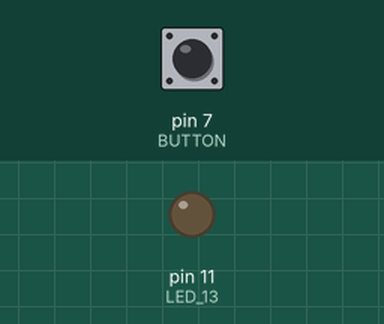
Bench run of a sketch on a simulated Arduino Uno, built with avr-gcc and run on an emulated ATmega328P. Shown: output pins drawn as LEDs (lit = HIGH). Inputs (shaded band) come from the test bench; at power-on: pin 7 (BUTTON) LOW.

Above: at 1.2 s.
1.3 s: pin 7 (BUTTON) pulled HIGH for 0.15 s
At 2.37 s:
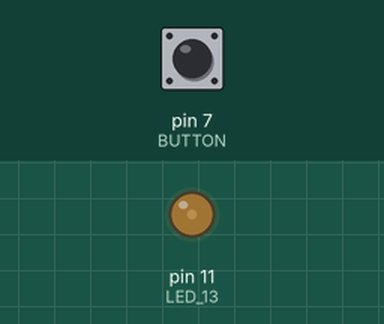
At 3.57 s:
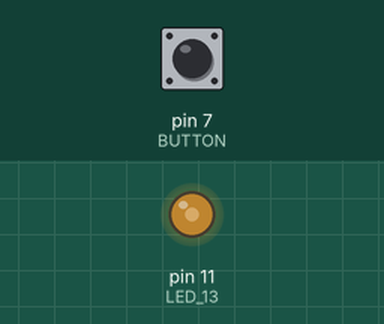
Timing chart, 0 to 13.0 s (numbered marks = the images above; inputs shaded):
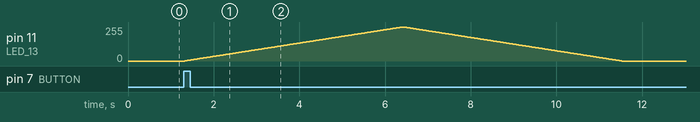

Measured:
- after the input at 1.3 s, pin 11 (LED_13): rises from 0/255 to 255/255 in 5.1 s, then falls to 0/255 in 5.1 s

The sketch:

button_control_led.ino
```cpp
// button to control led

#define LED_13 11
#define LED_12 11
#define BUTTON 7
int val = 0;

void setup() {
  // put your setup code here, to run once:
  pinMode(LED_13, OUTPUT);
  //  pinMode(LED_12, OUTPUT);
  pinMode(BUTTON, INPUT);
}

void loop() {
  // put your main code here, to run repeatedly:
  val = digitalRead(BUTTON);

  if(val == HIGH){
    digitalWrite(LED_13,LOW);
    for (int a = 0; a <= 255;a ++)                //循环语句，控制PWM亮度的增加
    {
      analogWrite(LED_13,a);
      delay(20);                             //当前亮度级别维持的时间,单位毫秒
    }
    for (int a = 255; a >= 0;a --)                //循环语句，控制PWM亮度的增加
    {
      analogWrite(LED_13,a);
      delay(20);                             //当前亮度级别维持的时间,单位毫秒
    }
    //delay(1000);
    //digitalWrite(LED_13,LOW);
  }
}
```
